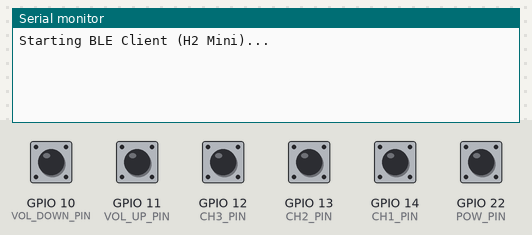
This sketch was run on a simulated ESP32. Parts: the last lines printed to the serial monitor. Inputs (shaded band) come from the test bench; at power-on: GPIO 10 (VOL_DOWN_PIN), GPIO 11 (VOL_UP_PIN), GPIO 12 (CH3_PIN), GPIO 13 (CH2_PIN), GPIO 14 (CH1_PIN), GPIO 22 (POW_PIN) HIGH. Nothing arrives over Bluetooth unless stated.

Above: at 1.2 s.
1.3 s: GPIO 10 (VOL_DOWN_PIN) pulled LOW for 0.15 s
At 2.1 s:
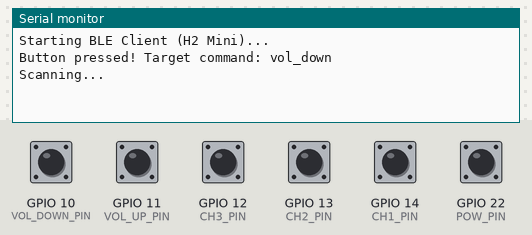
2.9 s: GPIO 11 (VOL_UP_PIN) pulled LOW for 0.15 s
At 5.5 s:
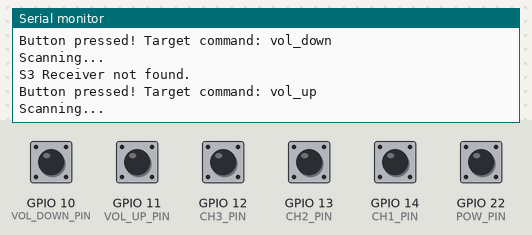
5.8 s: GPIO 12 (CH3_PIN) pulled LOW for 0.15 s
At 7.9 s:
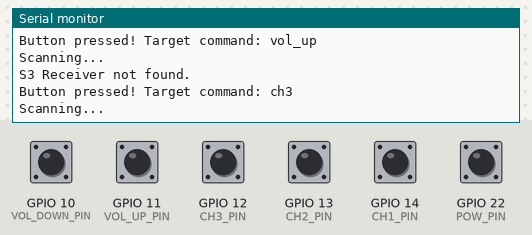
8.8 s: GPIO 22 (POW_PIN) pulled LOW for 0.15 s
At 11.4 s:
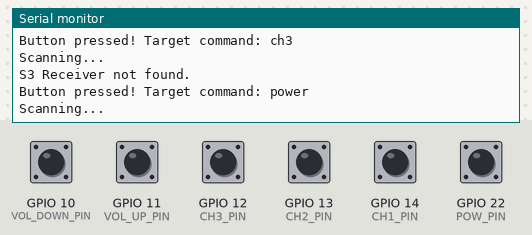
11.8 s: GPIO 13 (CH2_PIN) pulled LOW for 0.15 s
At 13.8 s:
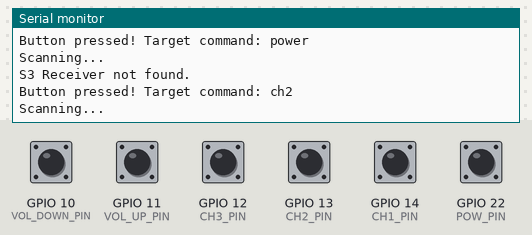

Measured:
- after the input at 1.3 s, the serial monitor: prints a new line at once (image 1)
- after the input at 2.9 s, the serial monitor: prints a new line after 1.4 s (image 2)
- after the input at 5.8 s, the serial monitor: prints a new line after 1.5 s (image 3)
- after the input at 8.8 s, the serial monitor: prints a new line after 1.5 s (image 4)
- after the input at 11.8 s, the serial monitor: prints a new line after 1.5 s (image 5)

The sketch:

Servant_Remote.ino
```cpp
#include <Arduino.h>
#include <BLEDevice.h>
#include <BLEUtils.h>
#include <BLEScan.h>
#include <BLEAdvertisedDevice.h>
#include <BLEClient.h>

#define POW_PIN 22
#define CH1_PIN 14
#define CH2_PIN 13
#define CH3_PIN 12
#define VOL_UP_PIN 11
#define VOL_DOWN_PIN 10

// --- UUIDs (MUST MATCH BLASTER) ---
static BLEUUID serviceUUID("4fafc201-1fb5-459e-8fcc-c5c9c331914b");
static BLEUUID charUUID("beb5483e-36e1-4688-b7f5-ea07361b26a8");

BLEScan* pBLEScan;
String commandToSend = "";

// --- Interrupt Variables ---
// 'volatile' tells the compiler these change inside an interrupt
volatile bool buttonFlag = false;
volatile int activeButtonPin = -1;
volatile unsigned long lastDebounceTime = 0;
const unsigned long debounceDelay = 250; // 250ms ignore window for bouncy buttons

// --- Interrupt Service Routines (ISRs) ---
void IRAM_ATTR isr_pow()      { if (millis() - lastDebounceTime > debounceDelay) { activeButtonPin = POW_PIN;      buttonFlag = true; lastDebounceTime = millis(); } }
void IRAM_ATTR isr_ch1()      { if (millis() - lastDebounceTime > debounceDelay) { activeButtonPin = CH1_PIN;      buttonFlag = true; lastDebounceTime = millis(); } }
void IRAM_ATTR isr_ch2()      { if (millis() - lastDebounceTime > debounceDelay) { activeButtonPin = CH2_PIN;      buttonFlag = true; lastDebounceTime = millis(); } }
void IRAM_ATTR isr_ch3()      { if (millis() - lastDebounceTime > debounceDelay) { activeButtonPin = CH3_PIN;      buttonFlag = true; lastDebounceTime = millis(); } }
void IRAM_ATTR isr_vol_up()   { if (millis() - lastDebounceTime > debounceDelay) { activeButtonPin = VOL_UP_PIN;   buttonFlag = true; lastDebounceTime = millis(); } }
void IRAM_ATTR isr_vol_down() { if (millis() - lastDebounceTime > debounceDelay) { activeButtonPin = VOL_DOWN_PIN; buttonFlag = true; lastDebounceTime = millis(); } }

void setup() {
  Serial.begin(115200);
  Serial.println("Starting BLE Client (H2 Mini)...");

  BLEDevice::init("H2-Remote");
  pBLEScan = BLEDevice::getScan();
  pBLEScan->setActiveScan(true);
  pBLEScan->setInterval(100);
  pBLEScan->setWindow(99);

  // Set all pins as inputs with pullups
  pinMode(POW_PIN, INPUT_PULLUP);
  pinMode(CH1_PIN, INPUT_PULLUP);
  pinMode(CH2_PIN, INPUT_PULLUP);
  pinMode(CH3_PIN, INPUT_PULLUP);
  pinMode(VOL_UP_PIN, INPUT_PULLUP);
  pinMode(VOL_DOWN_PIN, INPUT_PULLUP);

  // Attach distinct ISRs, trigger on FALLING edge (when pressed to ground)
  attachInterrupt(digitalPinToInterrupt(POW_PIN), isr_pow, FALLING);
  attachInterrupt(digitalPinToInterrupt(CH1_PIN), isr_ch1, FALLING);
  attachInterrupt(digitalPinToInterrupt(CH2_PIN), isr_ch2, FALLING);
  attachInterrupt(digitalPinToInterrupt(CH3_PIN), isr_ch3, FALLING);
  attachInterrupt(digitalPinToInterrupt(VOL_UP_PIN), isr_vol_up, FALLING);
  attachInterrupt(digitalPinToInterrupt(VOL_DOWN_PIN), isr_vol_down, FALLING);
}

bool connectAndSend(BLEAddress pAddress) {
    BLEClient* pClient = BLEDevice::createClient();
    Serial.print(" - Connecting to: "); Serial.println(pAddress.toString().c_str());

    if (!pClient->connect(pAddress)) {
        Serial.println(" - Connection Failed");
        delete pClient;
        return false;
    }

    BLERemoteService* pRemoteService = pClient->getService(serviceUUID);
    if (pRemoteService == nullptr) {
        Serial.println(" - Failed to find Service UUID");
        pClient->disconnect();
        delete pClient;
        return false;
    }

    BLERemoteCharacteristic* pRemoteCharacteristic = pRemoteService->getCharacteristic(charUUID);
    if (pRemoteCharacteristic == nullptr) {
        Serial.println(" - Failed to find Characteristic UUID");
        pClient->disconnect();
        delete pClient;
        return false;
    }

    Serial.print(" - Writing: "); Serial.println(commandToSend);
    pRemoteCharacteristic->writeValue(commandToSend.c_str(), commandToSend.length());

    pClient->disconnect();
    Serial.println(" - Disconnected");

    delete pClient;
    return true;
}

void loop() {
  // Main loop safely handles the heavy BLE lifting if a button was pressed
  if (buttonFlag) {
      buttonFlag = false; // Reset flag immediately

      // Determine which command to send based on the pin saved by the ISR
      switch (activeButtonPin) {
          case POW_PIN:      commandToSend = "power"; break;
          case CH1_PIN:      commandToSend = "ch1"; break;
          case CH2_PIN:      commandToSend = "ch2"; break;
          case CH3_PIN:      commandToSend = "ch3"; break;
          case VOL_UP_PIN:   commandToSend = "vol_up"; break;
          case VOL_DOWN_PIN: commandToSend = "vol_down"; break;
      }

      Serial.print("\nButton pressed! Target command: ");
      Serial.println(commandToSend);
      Serial.println("Scanning...");

      // Perform the 3-second scan
      BLEScanResults *foundDevices = pBLEScan->start(3, false);
      BLEAddress *targetAddress = nullptr;

      for (int i = 0; i < foundDevices->getCount(); i++) {
          BLEAdvertisedDevice device = foundDevices->getDevice(i);
          if (device.haveServiceUUID() && device.isAdvertisingService(serviceUUID)) {
              Serial.println("Found S3 Receiver!");
              targetAddress = new BLEAddress(device.getAddress());
              break;
          }
      }

      pBLEScan->clearResults();

      if (targetAddress != nullptr) {
          connectAndSend(*targetAddress);
          delete targetAddress;
      } else {
          Serial.println("S3 Receiver not found.");
      }
  }
}
```
